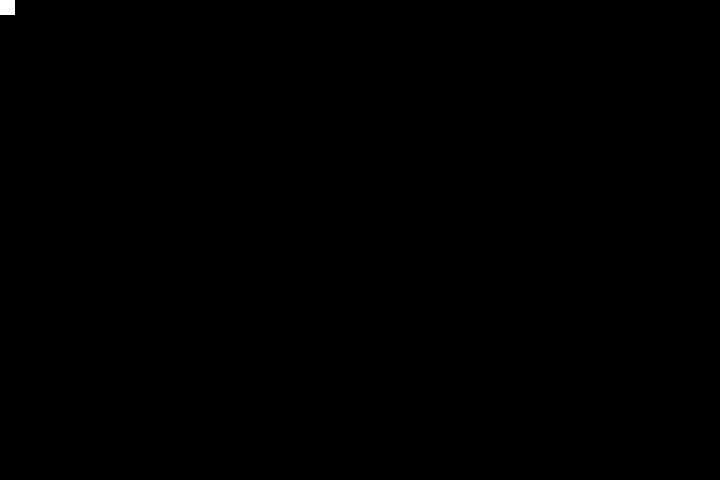
Frame 1 (no input)
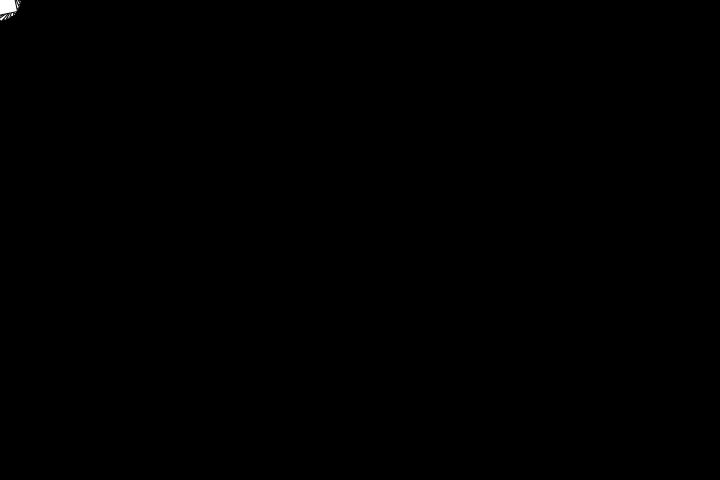
Frame 60 (the mouse pressed at the canvas centre just before this capture)
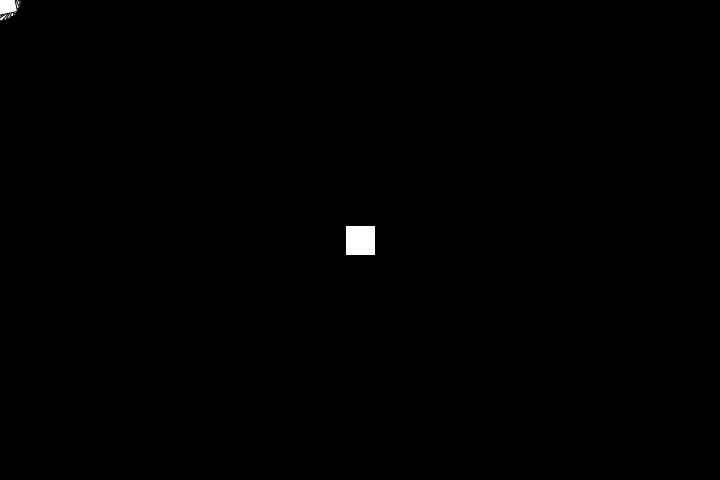
Frame 120 (the mouse held since frame 60 and released just before this capture)

The Processing sketch that drew these frames (run headless with seeded random() and noise(); from frame 60 on, the mouse is pressed at the canvas centre):

// Processing sketch: processing_126987
// ── processing_126987.pde

float angle = 0;
 
void setup(){
  size(720,480);
  background(0);
  smooth();
}
 
void draw() {
  if (keyPressed){
    if (key == 'b'){
    background(0);
    }
  } else {
    translate(mouseX,mouseY);
    rotate(angle);
    rect(-15,-15,30,30);
    if (key == 's'){
      noFill();
      stroke(255*abs(cos(angle/20)), 255*abs(cos(angle/30)), 255*abs(cos(angle/2)));
    } else if (key == 'f'){
      noStroke();
      fill(255*abs(cos(angle/20)), 255*abs(cos(angle/30)), 255*abs(cos(angle/2)));
    }
    if (mousePressed != true){
      angle += 2*PI/30;
    }
   
  }
}
